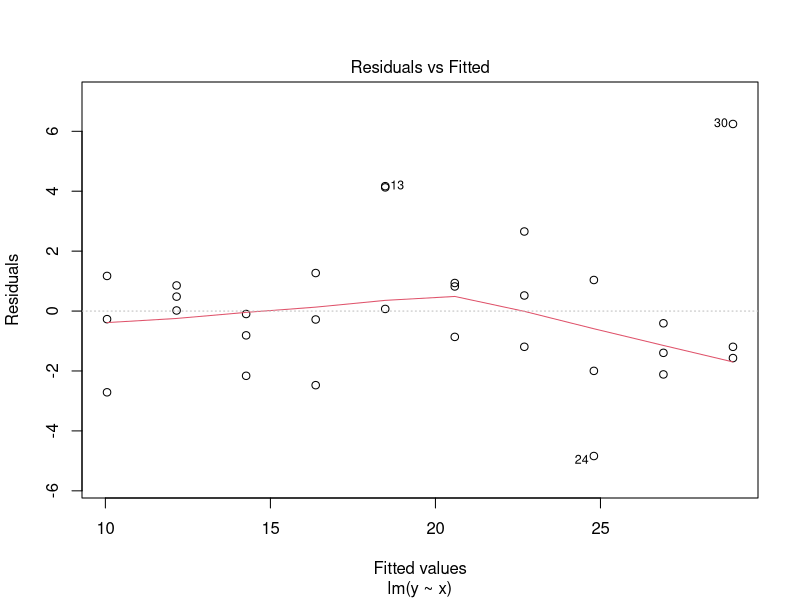
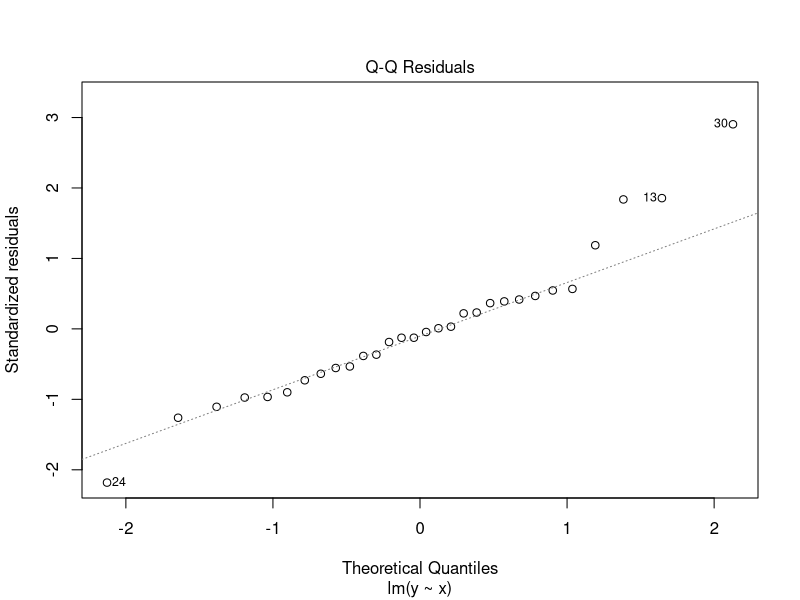
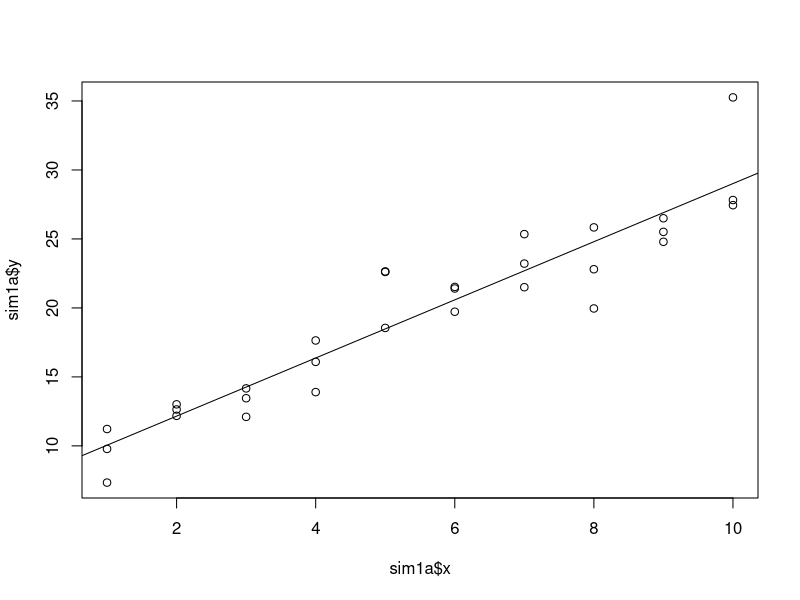
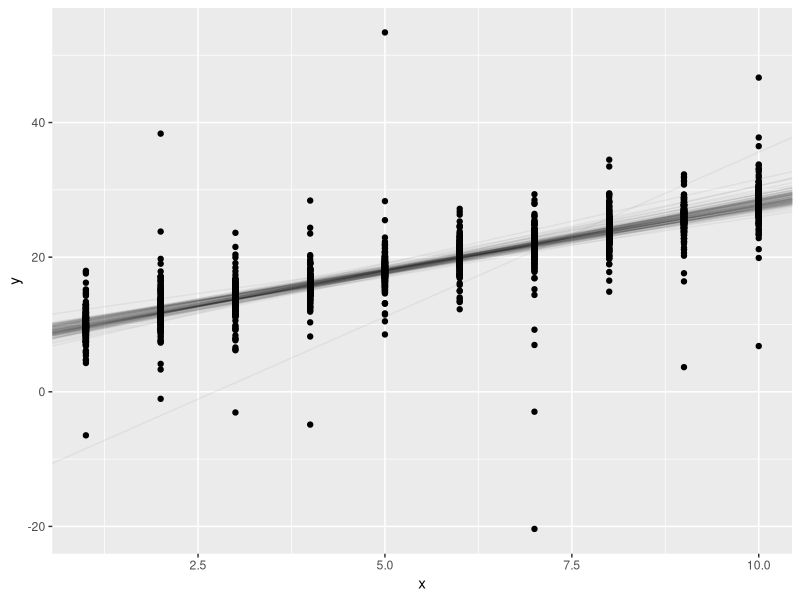
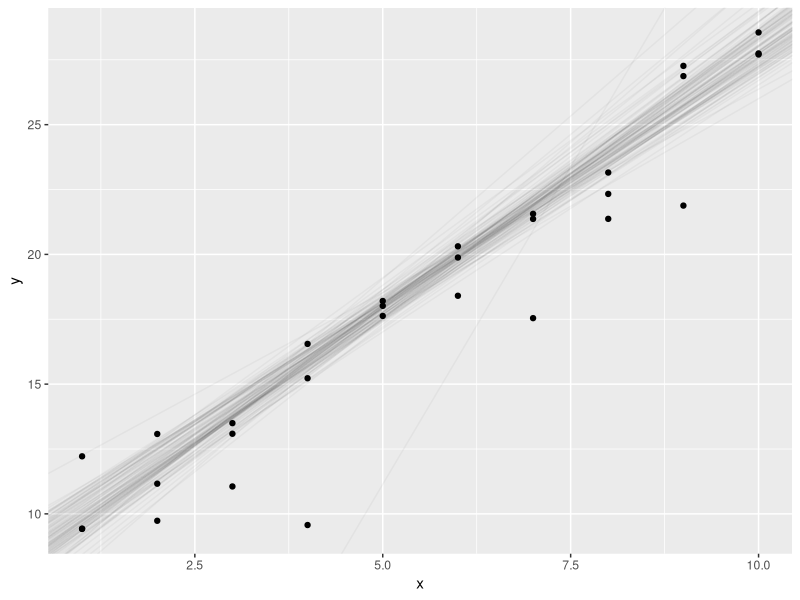
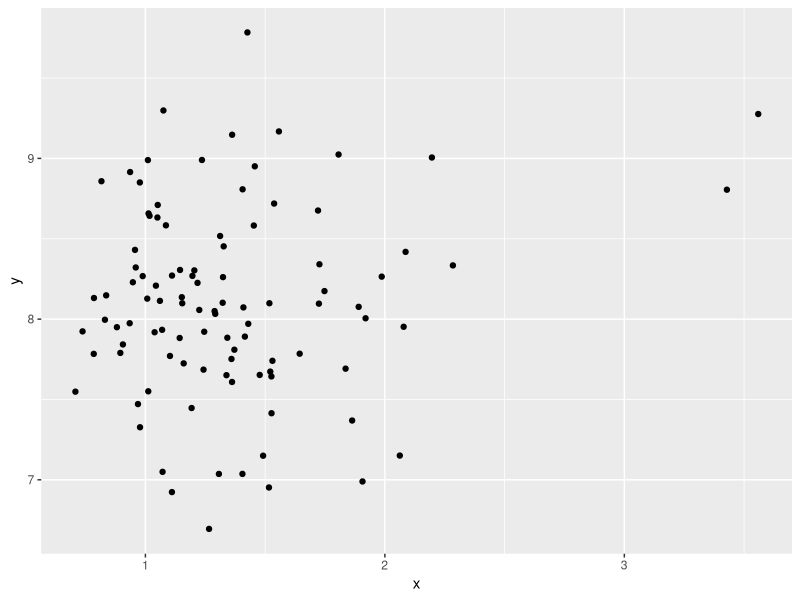
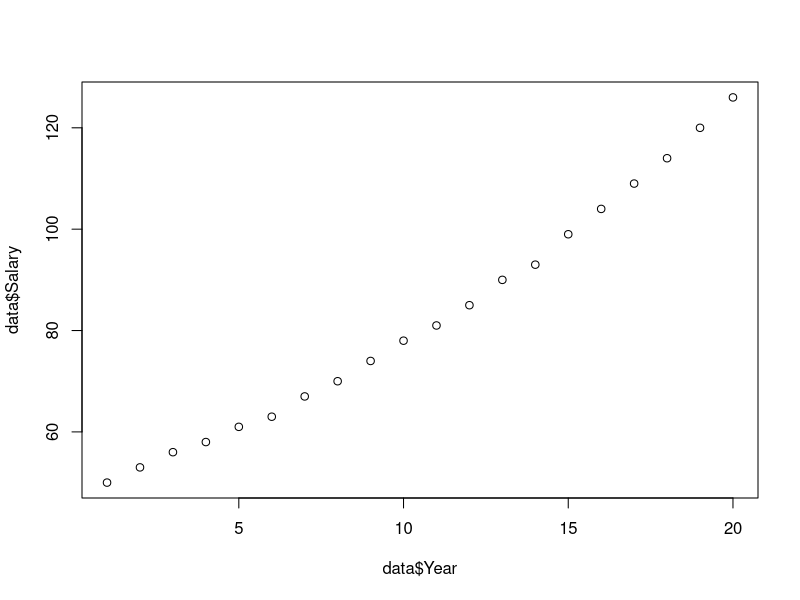
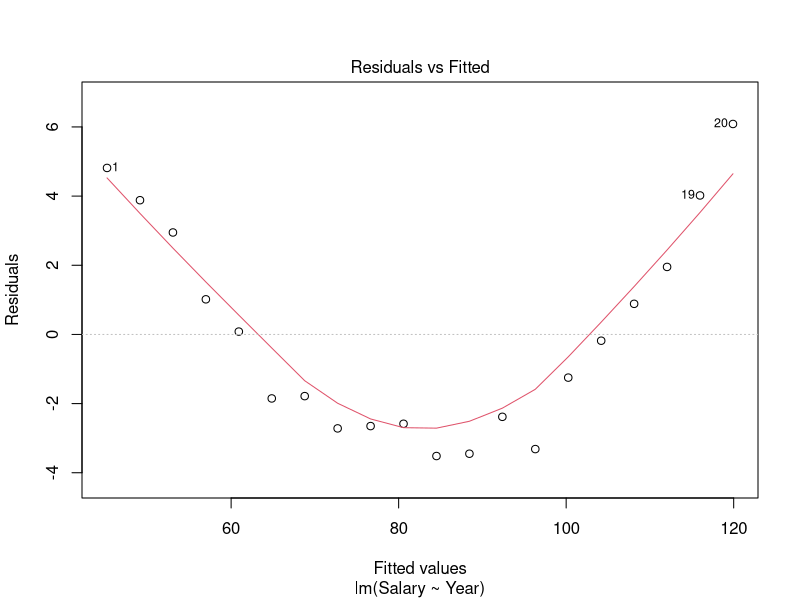

R code for these plots, in order:
## ---- chunk 1
library(tidyverse)
library(stringr)
library(modelr)
library(purrr)
options(na.action = na.warn)
## ---- chunk 2
sim1a <- tibble(
  x = rep(1:10, each = 3),
  y = x * 2 + 8 + rt(length(x), df = 2)
)
sim1a

sim1alm<-lm(y ~ x, data = sim1a)
plot(sim1alm, which = 1:2)

plot(sim1a$x,sim1a$y) 
abline(sim1alm)
## ---- chunk 3
coef_x <- vector("double", 100)
coef_y <- vector("double", 100)

for (i in 1:100) {
  sim1a <- tibble(
  x = rep(1:10, each = 3),
  y = x * 2 + 8 + rt(length(x), df = 2))
  model <- lm(y~x, sim1a)
  coef_x[i] <- model[[1]][2]
  coef_y[i] <- model[[1]][1]
}

sim1a_100<- tibble(
   x = rep(1:10, each = 300),
  y = x * 2 + 8 + rt(length(x), df = 2)
)

linear_coe <- tibble(x = coef_x,y = coef_y)

ggplot(sim1a_100, aes(x, y)) + geom_abline(data=linear_coe, aes(slope= x, intercept=y), alpha=0.05) +
geom_point()

ggplot(sim1a, aes(x,y)) + geom_abline(aes(intercept = y, slope = x),data = linear_coe, alpha = 0.04) +geom_point()
## ---- chunk 4
make_prediction<- function(mod, data){
mod[1]+data$x*mod[2]
}
measure_distance <- function(mod, data) {
  diff <- data$y - make_prediction(mod, data)
  mean(abs(diff))
}
measure_distance
## ---- chunk 5
intercept<- vector("double", 100)
slope<- vector("double", 100)

for(i in 1:100){
sim1a_data <- tibble(
  x = rep(1:10, each = 3),
  y = x * 2 + 8 + rt(length(x), df = 2)
)

best_fit<-optim(c(2,8), measure_distance, data=sim1a_data)

intercept[i]<-best_fit[[1]][1]
slope[i]<-best_fit[[2]][1]
}

model <- tibble(x = slope, y = intercept)

ggplot(model, aes(x,y)) + geom_point()



## ---- chunk 6
data = read.csv("salaries.csv")

plot(data$Year, data$Salary)
## ---- chunk 7
slr = lm(Salary ~ Year, data = data)
summary(slr)
## ---- chunk 8
plot(slr, which = 1:2)

## ---- chunk 9
ss = function(par) {
  a = par[1]
  b = par[2]
  sum((a*b^data$Year - data$Salary)^2)
}
res = optim(c(0.5,0.5), ss)
res


ahat = res$par[1]
bhat = res$par[2]

## ---- chunk 10
ss(res$par)
sum(residuals(slr)^2)

## ---- chunk 11
resids =  data$Salary - ahat*bhat^data$Year
plot( ahat*bhat^data$Year, resids, ylab = "residauls", xlab = "fitted values")
abline(h = 0, col = "red")

## ---- chunk 12
plot(data$Year, data$Salary)
abline(slr, col = "red")
lines(data$Year, ahat*bhat^data$Year, col = "blue")

